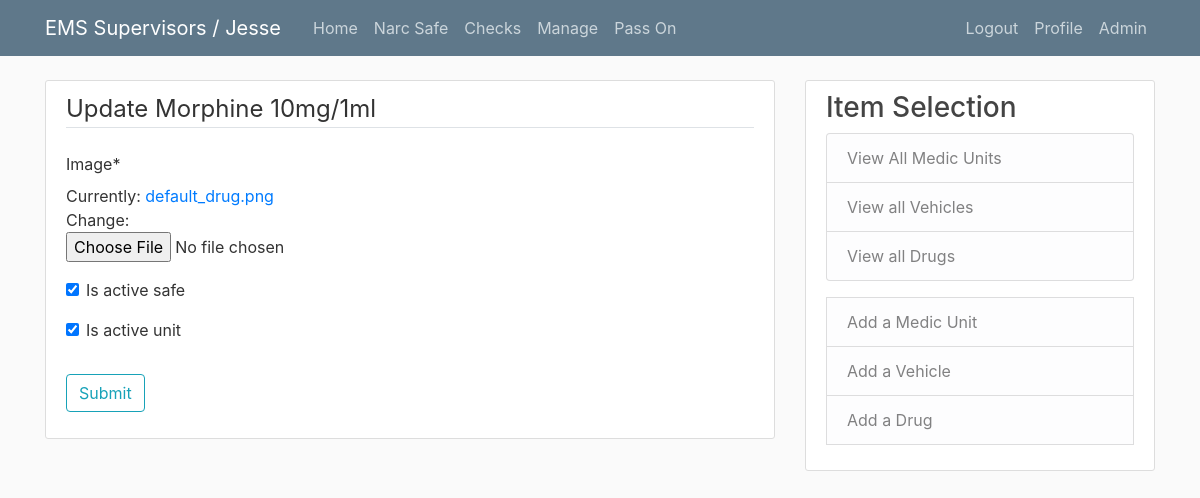
Page /manage/drugs/3/update/ (signed in) on the committed database.
### components/models.py (models this page shows, shortened)
class Drug(models.Model):
    name = models.CharField(max_length=40)
    image = models.ImageField(default='default_drug.png', upload_to='drug_pics')
    is_active_safe = models.BooleanField(default=True)
    is_active_unit = models.BooleanField(default=True)
    def __str__(self):
        return self.name

### components/views.py (the view)
# urls.py: path('manage/drugs/<int:pk>/update/', DrugUpdateView.as_view(), name='drug_update'),
class DrugUpdateView(LoginRequiredMixin,UpdateView):
    model = Drug
    fields = ['image', 'is_active_safe', 'is_active_unit']
    success_url = '/manage/drugs'

### templates/components/drug_form.html (shortened to what this page needs)
{% extends 'components/manage_base.html' %}
{% load crispy_forms_tags %}
{% block content %}
<div class='content-section'>
    <form method="POST">
        <fieldset class='form-group'>
            <legend class="border-bottom mb-4">Update {{ object }}</legend>
            {{ form|crispy }}
        </fieldset>
        <div class="form-group">
            <button class='btn btn-outline-info' type='submit'>Submit</button>
        </div>
    </form>
</div>
{% endblock %}

### templates/base.html (shortened to what this page needs)
{% load static %}
<!DOCTYPE html>
<html lang="en">
<head>
    <link rel="stylesheet" href="https://maxcdn.bootstrapcdn.com/bootstrap/4.0.0/css/bootstrap.min.css">
    <link rel="stylesheet" type="text/css" href="{% static 'blog/main.css' %}">
</head>
<body>
    <header class="site-header">
        <nav class="navbar navbar-expand-md navbar-dark bg-steel fixed-top">
            <div class="container">
            {% if request.user.is_anonymous == True %}
            <a class="navbar-brand mr-4" href="/">EMS Supervisors / Logged Out</a>
            {% else %}
            <a class="navbar-brand mr-4" href="/">EMS Supervisors / {{ request.user|title }}</a>
            {% endif %}
            <div class="collapse navbar-collapse" id="navbarToggle">
                <div class="navbar-nav mr-auto">
                <a class="nav-item nav-link" href="{% url 'home' %}">Home</a>
                <a class="nav-item nav-link" href="{% url 'safe_home_view' %}">Narc Safe</a>
                <a class="nav-item nav-link" href="{% url 'check_home_view' %}">Checks</a>
                <a class="nav-item nav-link" href="{% url 'component_home_view' %}">Manage</a>
                <a class="nav-item nav-link" href="{% url 'blog' %}">Pass On</a>
                </div>
                <div class="navbar-nav">
                {% if user.is_authenticated %}
                    <a class="nav-item nav-link" href="{% url 'logout' %}">Logout</a>
                    <a class="nav-item nav-link" href="{% url 'profile' %}">Profile</a>
                    <a class="nav-item nav-link" href="/admin">Admin</a>
                {% else %}
                    <a class="nav-item nav-link" href="{% url 'login' %}">Login</a>
                    <a class="nav-item nav-link" href="{% url 'register' %}">Register</a>
                {% endif %}
                </div>
            </div>
            </div>
        </nav>
    </header>
    <main role="main" class="container">
        <div class="row">
            <div class="col-md-8">
            {% block content %}{% endblock %}
            </div>
            {% if request.get_full_path == '/' %}
                <div class="col-md-4">
                <div class="content-section">
                    <h3>Additional Information</h3>
                    <p class='text-muted'>You can put any information here you'd like.
                    <ul class="list-group">
                        <li class="list-group-item list-group-item-light">Latest Posts</li>
                        <li class="list-group-item list-group-item-light">Announcements</li>
                        <li class="list-group-item list-group-item-light">Calendars</li>
                        <li class="list-group-item list-group-item-light">etc</li>
                    </ul>
                    </p>
            {% else %}
                {% block content_too %}
                {% endblock %}
            {% endif %}
            </div>
            </div>
        </div>
        </main>
</body>
</html>

### blog/static/blog/main.css (style rules this page uses)
body { background: #fafafa; color: #333333; margin-top: 5rem; }
.bg-steel { background-color: #5f788a; }
.site-header .navbar-nav .nav-link { color: #cbd5db; }
.content-section { background: #ffffff; padding: 10px 20px; border: 1px solid #dddddd; border-radius: 3px; margin-bottom: 20px; }

### rows in the picture
Drug: name "Morphine 10mg/1ml", is_active_safe "☑", is_active_unit "☑"

### other values in the picture
{{ request.user|title }} "Jesse"
